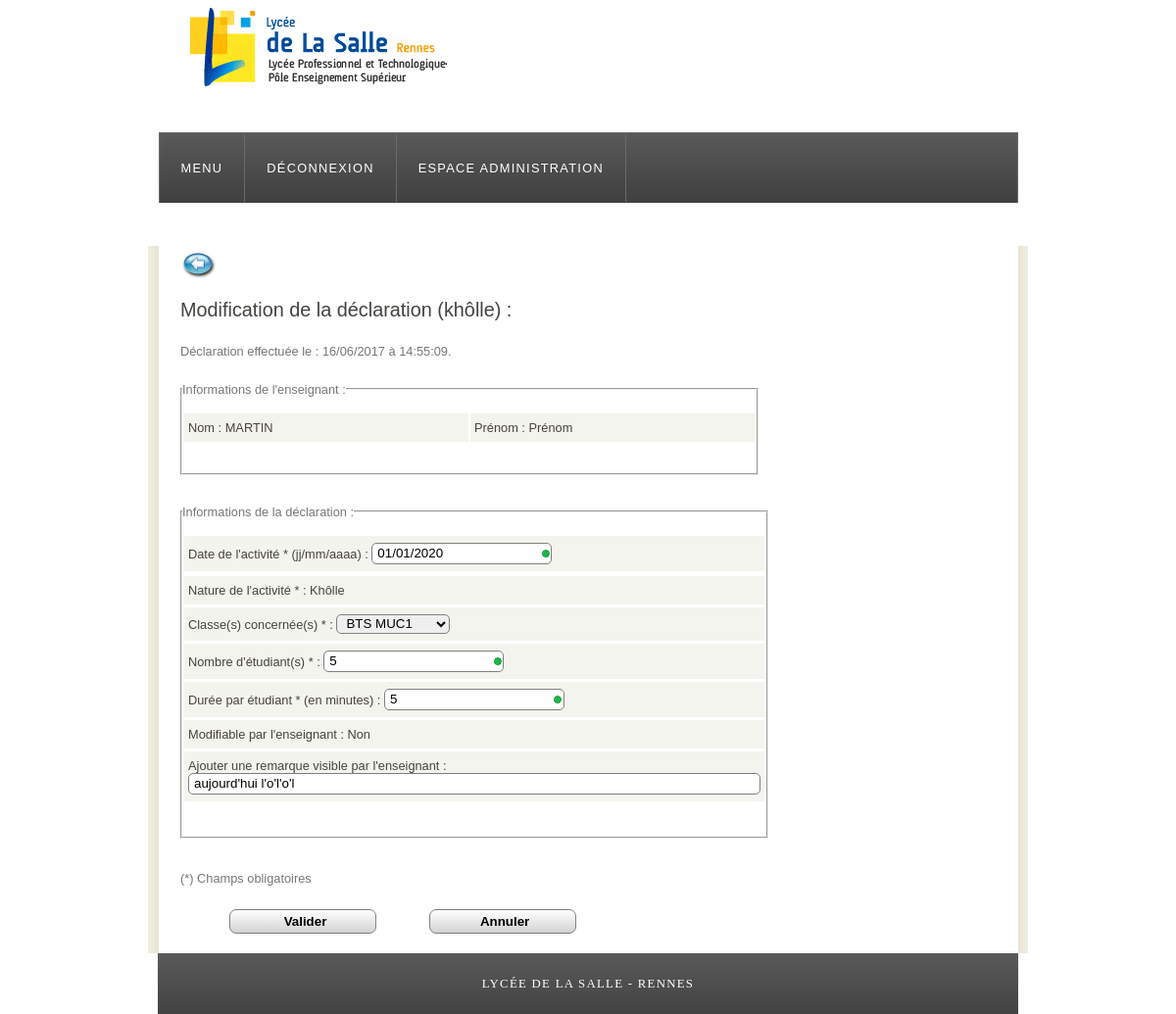
Screenshot of /admin/modifierDeclaration.php?id=48 with the database file from the repository.
### tables this page shows
CREATE TABLE IF NOT EXISTS `hse_declarations` (
  `DECLARATION_ID` int(11) NOT NULL AUTO_INCREMENT,
  `ENSEIGNANT_ID` int(11) NOT NULL,
  `TYPEACTIVITE_ID` int(11) NOT NULL,
  `CLASSE_ID` int(11) DEFAULT NULL,
  `DUREE` int(11) DEFAULT NULL,
  `NBETUDIANTS` int(11) NOT NULL,
  `DUREEPARETUDIANT` int(11) NOT NULL,
  `DECLARATION_DATE` date DEFAULT NULL,
  `PRECISIONSADMIN` text,
  `PRECISIONSPROF` text,
  `DEJAEXPORTE` tinyint(1) DEFAULT NULL,
  `DATETIMESAISIE` datetime DEFAULT NULL,
  PRIMARY KEY (`DECLARATION_ID`),
  KEY `FK_APPARTENIR` (`CLASSE_ID`),
  KEY `FK_CORRESPONDRE` (`TYPEACTIVITE_ID`),
  KEY `FK_EFFECTUER` (`ENSEIGNANT_ID`)
);

CREATE TABLE IF NOT EXISTS `hse_enseignants` (
  `ENSEIGNANT_ID` int(11) NOT NULL AUTO_INCREMENT,
  `ENSEIGNANT_NOM` varchar(40) DEFAULT NULL,
  `ENSEIGNANT_PRENOM` varchar(40) DEFAULT NULL,
  `ENSEIGNANT_LOGIN` varchar(40) DEFAULT NULL,
  `ENSEIGNANT_MDP` varchar(60) DEFAULT NULL,
  PRIMARY KEY (`ENSEIGNANT_ID`)
);

### include/fonctions.php (called while the page is built, shortened)
<?php
function toDateFrancais($Date) {
		$jour = substr($Date,8,2);
		$mois = substr($Date,5,2);
		$annee = substr($Date,0,4);
		return $jour.'/'.$mois.'/'.$annee;
}
function toDateTimeFR($DateTime) {
		$time = substr($DateTime,11);
		$jour = substr($DateTime,8,2);
		$mois = substr($DateTime,5,2);
		$annee = substr($DateTime,0,4);
		return $jour.'/'.$mois.'/'.$annee.' à '.$time;
}
?>

### admin/modifierDeclaration.php (the view, shortened to what this page needs)
<?php
include ('../include/fonctions.php');
?>
<!DOCTYPE HTML>
<html>
<head>
  <link rel="stylesheet" type="text/css" href="../style/style.css" />
</head>
<body>
  <div id="main">
    <div id="header">
      <div id="logo">
      </div>
      <div id="menubar">
        <ul id="menu">
          <li class="selected"><a href="gestionAdmin.php">Menu</a></li>
          <li class="selected"><a href="../index.php?action=deconnexion">Déconnexion</a></li>
          <li class="selected"><a>Espace administration</a>
        </ul>
      </div>
    </div>
    <div id="site_content">
      <div id="content">
      <a href="listeDeclaration.php"><img src='../images/back.jpg' height='36' width='36'></a>
      <?php
      $decID = $_GET['id'];
      $req_pre = $cnx->prepare("SELECT declaration_id, hse_declarations.enseignant_id, enseignant_nom, enseignant_prenom FROM hse_declarations, hse_enseignants WHERE hse_declarations.enseignant_id = hse_enseignants.enseignant_id AND declaration_id =:decID");
      $req_pre->bindValue(':decID', $decID, PDO::PARAM_STR);
      $req_pre->execute();
      $resultat=$req_pre->fetch(PDO::FETCH_OBJ);
      $enseignantNom = $resultat->enseignant_nom;
      $enseignantPrenom = $resultat->enseignant_prenom;
      $req_pre = $cnx->prepare("SELECT declaration_id, declaration_date AS declarationDate, duree, hse_declarations.typeactivite_id AS typeActID, typeactivite_libelle AS typeActLibelle, dejaexporte, precisionsAdmin, datetimesaisie, precisionsProf FROM hse_declarations, hse_typeactivite WHERE hse_typeactivite.typeactivite_id = hse_declarations.typeactivite_id AND declaration_id =:decID");
      $req_pre->bindValue(':decID', $decID, PDO::PARAM_STR);
      $req_pre->execute();
      $resultat=$req_pre->fetch(PDO::FETCH_OBJ);
      $decDate = $resultat->declarationDate;
      $decDate = toDateFrancais($decDate);
      $typeActID = $resultat->typeActID;
      $modifiable = $resultat->dejaexporte;
      if ($modifiable == 0) {$modifiable = 'Oui';} else {$modifiable = 'Non';}
      $precisionsAdmin = utf8_encode($resultat->precisionsAdmin);
      $precisionsAdmin = stripslashes($precisionsAdmin);
      $datetimeSaisie = toDateTimeFR($resultat->datetimesaisie);
      $req_pre = $cnx->prepare("SELECT hse_declarations.classe_id, classe_sigle AS clsSigle FROM hse_declarations, hse_classes WHERE hse_classes.classe_id = hse_declarations.classe_id AND declaration_id =:decID");
      $req_pre->bindValue(':decID', $decID, PDO::PARAM_STR);
      $req_pre->execute();
      $resultat=$req_pre->fetch(PDO::FETCH_OBJ);
      $classeSigle = $resultat->clsSigle;
      if ($typeActID == 1) {
      $req_pre = $cnx->prepare("SELECT nbetudiants, dureeparetudiant FROM hse_declarations WHERE declaration_id =:decID");
      $req_pre->bindValue(':decID', $decID, PDO::PARAM_STR);
      $req_pre->execute();
      $resultat=$req_pre->fetch(PDO::FETCH_OBJ);
      $nbEtudiants = $resultat->nbetudiants;
      $dureeParEtudiant = $resultat->dureeparetudiant;
      ?>
      <form name="form3" id="form3" action="scriptModifKholle.php" method="post">
      <h3>Modification de la déclaration (khôlle) : </h3>
      <p>Déclaration effectuée le : <?php echo $datetimeSaisie; ?>. </p>
      <fieldset>
      <legend> Informations de l'enseignant : </legend>
      <table>
      <tr>
      <td width="10%">Nom : <?php echo utf8_encode($enseignantNom); ?></td>
      <td width="10%">Prénom : <?php echo utf8_encode($enseignantPrenom); ?></td>
      </tr>
      </table>
      </fieldset>
      <br/><br/>
      <fieldset>
      <legend> Informations de la déclaration : </legend>
      <table>
      <tr>
      <td width="10%">Date de l'activité * (jj/mm/aaaa) : <input name="date" type="text" pattern="^(0[1-9]|[12][0-9]|3[01])/(0[1-9]|1[0-2])/20(1[7-9]|2[0-9]|30)$" value=<?php echo $decDate; ?> required> </td>
      </tr>
      <tr>
      <tr>
      <td width="10%">Nature de l'activité * : Khôlle </td>
      </tr>
      <td width="10%">Classe(s) concernée(s) * : <select name="classe" required>
      <?php
      $resultat = $cnx->query("SELECT classe_id AS Cid, classe_libelle AS Clibelle, classe_sigle AS Csigle FROM hse_classes ORDER BY classe_sigle;");
      $resultat->setFetchMode(PDO::FETCH_OBJ);
      $ligne = $resultat->fetch();
      while ($ligne) {
      if ($ligne->Csigle == $classeSigle) { echo "<option value=".($ligne->Cid)." selected>".utf8_encode($ligne->Csigle)."</option>"; }
      else
      { echo "<option value=".($ligne->Cid).">".utf8_encode($ligne->Csigle)."</option>"; }
      $ligne = $resultat->fetch();
      }
      ?>
      </select>
      </td>
      </tr>
      <tr>
      <td width="10%">Nombre d'étudiant(s) * : <input type="text" name= "nbEtu" pattern="^[0-9]{1,4}$" value=<?php echo $nbEtudiants; ?> required> </td>
      </tr>
      <tr>
      <td width="10%">Durée par étudiant * (en minutes) : <input type="text" name= "dureeParEtu" pattern="^[0-9]{1,4}$" value=<?php echo $dureeParEtudiant; ?> required> </td>
      </tr>
      <tr>
      <td width="10%">Modifiable par l'enseignant : <?php echo $modifiable; ?></td>
      </tr>
      <tr>
      <td width="10%">Ajouter une remarque visible par l'enseignant : <br/>
      <input type="textarea" name="precisionsAdmin" value="<?php echo $precisionsAdmin; ?>" size="70" >
      </td>
      </tr>
      </table>
      </fieldset>
      <br/><br/>
      <p> (*) Champs obligatoires</p>
      <input type="submit" name="btnConnecter" id="btnConnecter" value="Valider">
      <input type="reset" name="btnAnnuler" id="btnConnecter" value="Annuler">
    </form>
      <?php
      }
      ?>
      </div>
    </div>
    <div id="footer">
      <a href="http://www.lycee-delasalle.com/">Lycée De La Salle - RENNES</a>
    </div>
  </div>
</body>
</html>

### style/style.css (style rules this page uses)
html { height: 100%; }
* { margin: 0; padding: 0; }
body { font: normal .80em 'trebuchet ms', arial, sans-serif; background: #FFFFFF; color: #777; }
p { padding: 0 0 20px 0; line-height: 1.7em; }
img { border: 0; }
h1, h2, h3, h4, h5, h6 { font: normal 175% 'century gothic', arial, sans-serif; color: #43423F; margin: 0 0 15px 0; padding: 15px 0 5px 0; }
h3 { font: normal 155% 'century gothic', arial, sans-serif; }
a, a:hover { outline: none; text-decoration: underline; color: #14CECC; }
ul { margin: 2px 0 22px 17px; }
ul li { list-style-type: circle; margin: 0 0 6px 0; padding: 0 0 4px 5px; }
#main, #logo, #menubar, #site_content, #footer { margin-left: auto; margin-right: auto; }
#header { background: #FFFFFF; border-bottom: 1px solid #FFF; height: 250px; }
#logo { width: 829px; position: relative; height: 135px; background: url(logo_dls.png) no-repeat; }
#menubar { width: 875px; height: 71px; padding: 0px 0 0 0px; border: 1px solid #6A6A6A; border-bottom: 0; background: #555 url(menu.png) repeat-x; }
ul#menu { float: left; margin: 0; padding: 0; }
ul#menu li { float: left; margin: 0px 0 0 0; padding: 0px 0 0 0px; list-style: none; }
ul#menu li a { letter-spacing: 0.1em; font: normal 100% 'trebuchet ms', arial; display: block; float: left; height: 38px; padding: 28px 22px 4px 22px; text-align: center; color: #CDC090; text-transform: uppercase; text-decoration: none; border-right: 1px solid #6A6A6A; background: transparent; }
ul#menu li a:hover, ul#menu li.selected a, ul#menu li.selected a:hover { color: #FFF; }
#site_content { width: 845px; overflow: hidden; margin: 0 auto 0 auto; padding: 0px 20px 20px 33px; background: #FFF url(content.png) repeat-y; }
#content { text-align: left; width: 590px; padding: 0; }
#footer { width: 878px; font: normal 100% "lucida sans unicode"; height: 33px; padding: 24px 0 5px 0; text-align: center; background: #555 url(menu.png) repeat-x; color: #CDC090; text-transform: uppercase; letter-spacing: 0.1em; }
#footer a { color: #FFF; text-decoration: none; }
input, select { padding-left: 5px; border: solid 1px grey; display: inline-block; height: 20px; -moz-border-radius: 5px; -webkit-border-radius: 5px; -o-border-radius: 5px; -ms-border-radius: 5px; -khtml-border-radius: 5px; border-radius: 5px; }
input[type=text]:valid , input[type=email]:valid, input[type=password]:valid, textarea:valid { background: #fff url(rond-vert.png) no-repeat 99% center; display: inline-block; }
table { margin: 10px 0 30px 0; }
table tr th, table tr td { background: #3B3B3B; color: #FFF; padding: 7px 4px; text-align: left; }
table tr td { background: #F4F4EE; color: #47433F; border-top: 1px solid #FFF; }
input[type=submit] { font-weight: bold; border: solid 1px grey; width: 150px; height: 25px; margin-left: 50px; margin-top: 0px; -moz-border-radius: 7px; -webkit-border-radius: 7px; -o-border-radius: 7px; -ms-border-radius: 7px; -khtml-border-radius: 7px; border-radius: 7px; background: -moz-linear-gradient(top, rgb(255, 255, 255), rgb(210, 210, 210)); background: -webkit-gradient(linear, right top, right bottom, from(rgb(255, 255, 255)), to(rgb(210, 210, 210))); background: linear-gradient(to bottom, rgb(255, 255, 255), rgb(210, 210, 210)); }
input[type=reset] { font-weight: bold; border: solid 1px grey; width: 150px; height: 25px; margin-left: 50px; margin-top: 0px; -moz-border-radius: 7px; -webkit-border-radius: 7px; -o-border-radius: 7px; -ms-border-radius: 7px; -khtml-border-radius: 7px; border-radius: 7px; background: -moz-linear-gradient(top, rgb(255, 255, 255), rgb(210, 210, 210)); background: -webkit-gradient(linear, right top, right bottom, from(rgb(255, 255, 255)), to(rgb(210, 210, 210))); background: linear-gradient(to bottom, rgb(255, 255, 255), rgb(210, 210, 210)); }

### rows the page displays
hse_declarations: DATETIMESAISIE "16/06/2017 à 14:55:09", ENSEIGNANT_ID.ENSEIGNANT_NOM "MARTIN", ENSEIGNANT_ID.ENSEIGNANT_PRENOM "Prénom", date "01/01/2020", nbEtu "5", dureeParEtu "5", DEJAEXPORTE "Non", precisionsAdmin "aujourd'hui l'o'l'o'l"

### other values shown
form field classe "BTS MUC1"
